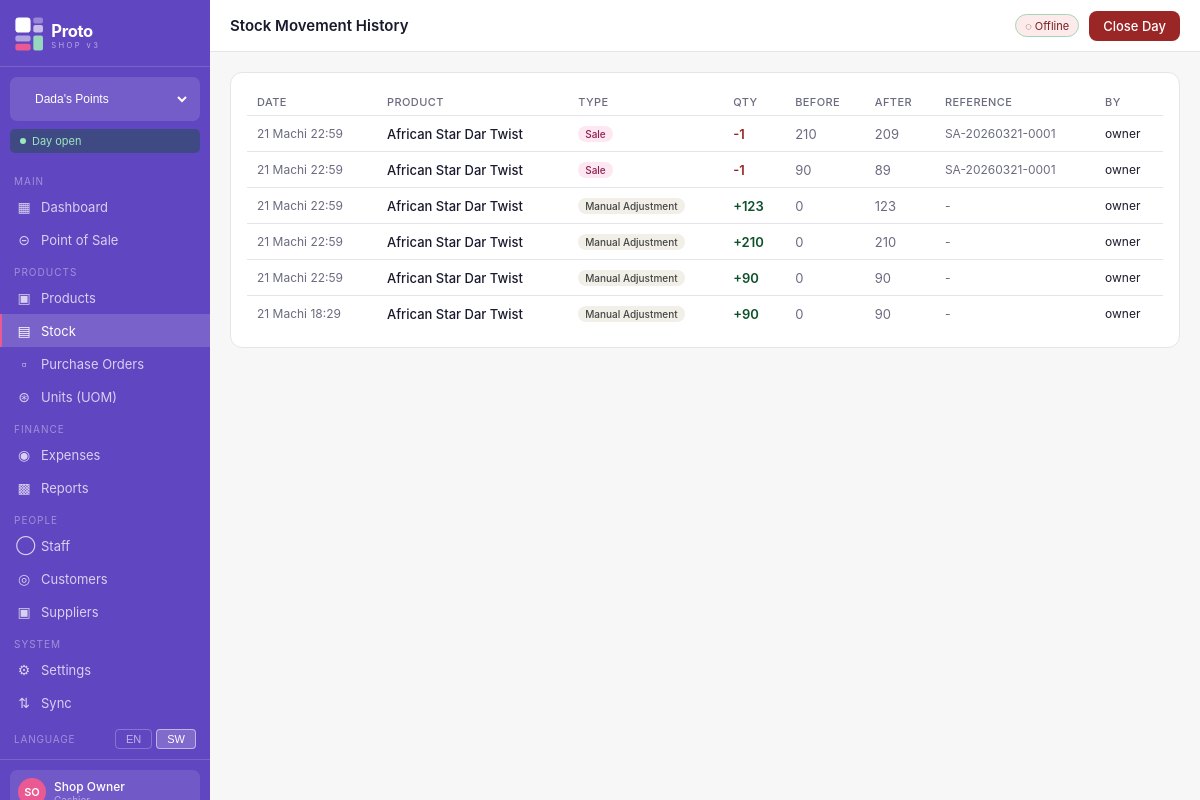
Before: /stock/movements/ (signed in) with the older database file.
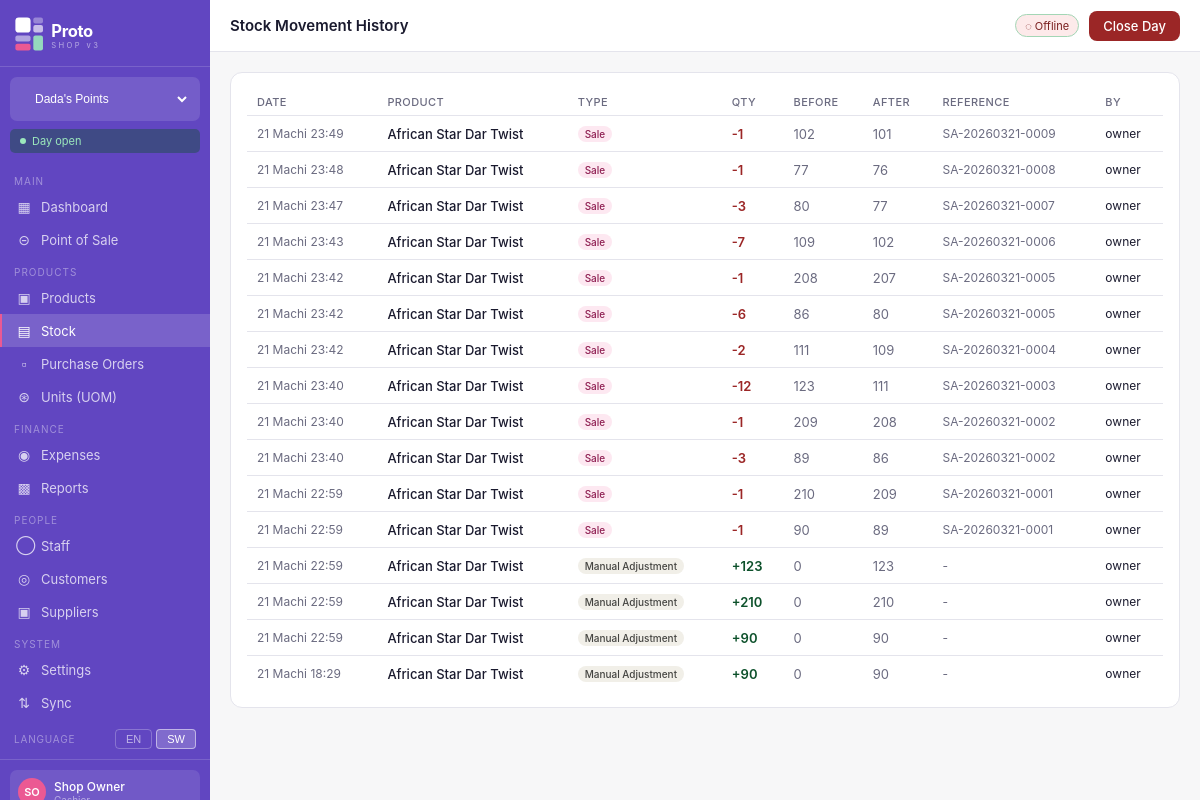
After: the same page with the newer database file.
### shops/models.py (models this page shows, shortened)
class Shop(models.Model):
    SHOP_TYPE_CHOICES = [
        ('handbags', 'Handbags'),
        ('hair', 'Hair Products'),
        ('home', 'Home Supplies'),
        ('other', 'Other'),
    ]
    name = models.CharField(max_length=100)
    shop_type = models.CharField(max_length=20, choices=SHOP_TYPE_CHOICES)
    address = models.TextField(blank=True)
    phone = models.CharField(max_length=20, blank=True)
    is_active = models.BooleanField(default=True)
    created_at = models.DateTimeField(auto_now_add=True)
    class Meta:
        ordering = ['name']

class UserShopAccess(models.Model):
    ROLE_CHOICES = [
        ('owner', 'Owner'),
        ('admin', 'Admin'),
        ('cashier', 'Cashier'),
    ]
    user = models.ForeignKey(User, on_delete=models.CASCADE, related_name='shop_access')
    shop = models.ForeignKey(Shop, on_delete=models.CASCADE, related_name='user_access')
    role = models.CharField(max_length=20, choices=ROLE_CHOICES, default='cashier')
    is_active = models.BooleanField(default=True)
    class Meta:
        unique_together = ('user', 'shop')

### stock/models.py (models this page shows, shortened)
class StockMovement(models.Model):
    MOVEMENT_TYPES = [
        ('sale', 'Sale'),
        ('purchase', 'Purchase / Restock'),
        ('adjustment', 'Manual Adjustment'),
        ('return', 'Customer Return'),
        ('transfer', 'Shop Transfer'),
        ('damage', 'Damage / Loss'),
        ('opening', 'Opening Stock'),
    ]
    product = models.ForeignKey(Product, on_delete=models.CASCADE, related_name='movements')
    variant = models.ForeignKey(ProductVariant, on_delete=models.CASCADE, null=True, blank=True)
    shop = models.ForeignKey(Shop, on_delete=models.CASCADE, related_name='stock_movements')
    movement_type = models.CharField(max_length=20, choices=MOVEMENT_TYPES)
    quantity = models.IntegerField()  # positive = in, negative = out
    quantity_before = models.IntegerField(default=0)
    quantity_after = models.IntegerField(default=0)
    reference = models.CharField(max_length=100, blank=True)  # PO number, sale number etc
    notes = models.TextField(blank=True)
    created_by = models.ForeignKey(User, on_delete=models.SET_NULL, null=True)
    created_at = models.DateTimeField(auto_now_add=True)
    class Meta:
        ordering = ['-created_at']

### products/models.py (models this page shows, shortened)
class Product(models.Model):
    name = models.CharField(max_length=200)
    sku = models.CharField(max_length=50, unique=True, blank=True)
    category = models.ForeignKey(Category, on_delete=models.SET_NULL, null=True, blank=True, related_name='products')
    shop = models.ForeignKey(Shop, on_delete=models.CASCADE, related_name='products')
    description = models.TextField(blank=True)
    image = models.ImageField(upload_to='products/', null=True, blank=True)
    selling_price = models.DecimalField(max_digits=12, decimal_places=2)
    buying_price  = models.DecimalField(max_digits=12, decimal_places=2)
    tax_inclusive = models.BooleanField(default=True)
    uom = models.ForeignKey(
        'units.UnitOfMeasure',
        on_delete=models.SET_NULL,
        null=True, blank=True,
        related_name='products',
        verbose_name='Unit of Measure',
        help_text='e.g. Piece, Kg, Litre, Packet'
    )
    track_stock = models.BooleanField(default=True)
    low_stock_threshold = models.IntegerField(default=10)
    is_active = models.BooleanField(default=True)
    has_variants = models.BooleanField(default=False)
    created_at = models.DateTimeField(auto_now_add=True)
    updated_at = models.DateTimeField(auto_now=True)
    class Meta:
        ordering = ['name']

### stock/views.py (the view)
# urls.py: path('movements/', views.movement_history, name='movements'),
@login_required
def movement_history(request):
    shop = get_current_shop(request)
    from django.core.paginator import Paginator
    movements_qs = StockMovement.objects.filter(shop=shop).select_related(
        'product', 'product__uom', 'created_by'
    ).order_by('-created_at')
    paginator = Paginator(movements_qs, 30)
    page_obj  = paginator.get_page(request.GET.get('page'))
    return render(request, 'stock/movements.html', {
        'movements': page_obj, 'page_obj': page_obj, 'shop': shop
    })

### shops/models.py (called while the page is built)
    @property
    def is_open(self):
        return self.status == 'open'

### stock/views.py (called while the page is built)
def get_current_shop(request):
    shop_id = request.session.get('current_shop_id')
    return Shop.objects.filter(id=shop_id).first() if shop_id else None

### templates/stock/movements.html (shortened to what this page needs)
{% extends "base.html" %}
{% block page_title %}Stock Movement History{% endblock %}
{% block content %}
<div class="card">
  <div class="table-wrap">
    <table>
      <thead><tr><th>Date</th><th>Product</th><th>Type</th><th>Qty</th><th>Before</th><th>After</th><th>Reference</th><th>By</th></tr></thead>
      <tbody>
        {% for m in movements %}
        <tr>
          <td style="font-size:12px;color:#6b6b80;white-space:nowrap">{{ m.created_at|date:"d M H:i" }}</td>
          <td style="font-weight:500">{{ m.product.name }}</td>
          <td><span class="badge {% if m.movement_type == 'sale' %}badge-pink{% elif m.movement_type == 'purchase' %}badge-green{% else %}badge-gray{% endif %}">{{ m.get_movement_type_display }}</span></td>
          <td style="font-weight:600;{% if m.quantity < 0 %}color:#9b2626{% else %}color:#0D512B{% endif %}">{% if m.quantity > 0 %}+{% endif %}{{ m.quantity }}</td>
          <td style="color:#6b6b80">{{ m.quantity_before }}</td>
          <td style="color:#6b6b80">{{ m.quantity_after }}</td>
          <td style="font-size:12px;color:#6b6b80">{{ m.reference|default:"-" }}</td>
          <td style="font-size:12px">{{ m.created_by.username|default:"-" }}</td>
        </tr>
        {% empty %}
        <tr><td colspan="8" style="text-align:center;padding:28px;color:#6b6b80">No movements yet.</td></tr>
        {% endfor %}
      </tbody>
    </table>
  </div>
</div>
{% endblock %}

### templates/base.html (shortened to what this page needs)
<!DOCTYPE html>
<html lang="en">
<head>
  <link rel="stylesheet" href="/static/css/proto.css">
</head>
<body>
<div class="app-layout">
  <aside class="sidebar">
    <div class="sidebar-logo">
      <a href="{% url 'dashboard' %}" style="display:flex;align-items:center;padding:2px 0;">
        <img src="/static/img/logo-white.svg" alt="Proto v3" style="height:36px;width:auto;">
      </a>
    </div>
    {% if all_accessible_shops %}
    <form method="post" action="{% url 'switch_shop' %}" class="shop-switcher">
      <select name="shop_id" onchange="this.form.submit()">
        {% for access in all_accessible_shops %}
          <option value="{{ access.shop.id }}"
            {% if access.shop.id == current_shop.id %}selected{% endif %}>
            {{ access.shop.name }}
          </option>
        {% endfor %}
      </select>
    </form>
    {% endif %}
    <div class="day-badge {% if day_is_open %}day-open{% else %}day-closed{% endif %}">
      <span class="day-dot"></span>
      {% if day_is_open %}Day open{% else %}Day closed{% endif %}
    </div>
    <nav class="sidebar-nav">
      <div class="nav-section">Main</div>
      <a href="{% url 'dashboard' %}" class="nav-item {% if request.resolver_match.url_name == 'dashboard' %}active{% endif %}">
        <span class="nav-icon">&#9638;</span> Dashboard
      </a>
      <a href="{% url 'pos:index' %}" class="nav-item {% if 'pos' in request.resolver_match.namespace %}active{% endif %}">
        <span class="nav-icon">&#8861;</span> Point of Sale
      </a>
      <div class="nav-section">Products</div>
      <a href="{% url 'products:list' %}" class="nav-item {% if request.resolver_match.namespace == 'products' %}active{% endif %}">
        <span class="nav-icon">&#9635;</span> Products
      </a>
      <a href="{% url 'stock:list' %}" class="nav-item {% if request.resolver_match.namespace == 'stock' %}active{% endif %}">
        <span class="nav-icon">&#9636;</span> Stock
      </a>
      <a href="{% url 'purchases:list' %}" class="nav-item {% if request.resolver_match.namespace == 'purchases' %}active{% endif %}">
        <span class="nav-icon">&#9643;</span> Purchase Orders
      </a>
      <a href="{% url 'units:list' %}" class="nav-item {% if request.resolver_match.namespace == 'units' %}active{% endif %}">
        <span class="nav-icon">&#8859;</span> Units (UOM)
      </a>
      <div class="nav-section">Finance</div>
      <a href="{% url 'expenses:list' %}" class="nav-item {% if request.resolver_match.namespace == 'expenses' %}active{% endif %}">
        <span class="nav-icon">&#9673;</span> Expenses
      </a>
      <a href="{% url 'reports:dashboard' %}" class="nav-item {% if request.resolver_match.namespace == 'reports' %}active{% endif %}">
        <span class="nav-icon">&#9641;</span> Reports
      </a>
      <div class="nav-section">People</div>
      <a href="{% url 'staff:list' %}" class="nav-item {% if request.resolver_match.namespace == 'staff' %}active{% endif %}">
        <span class="nav-icon">&#9711;</span> Staff
      </a>
      <a href="{% url 'customers:list' %}" class="nav-item {% if request.resolver_match.namespace == 'customers' %}active{% endif %}">
        <span class="nav-icon">&#9678;</span> Customers
      </a>
      <a href="{% url 'purchases:suppliers' %}" class="nav-item {% if request.resolver_match.url_name == 'suppliers' or request.resolver_match.url_name == 'supplier_create' %}active{% endif %}">
        <span class="nav-icon">&#9635;</span> Suppliers
      </a>
      <div class="nav-section">System</div>
      <a href="{% url 'settings:index' %}" class="nav-item {% if request.resolver_match.namespace == 'settings' %}active{% endif %}">
        <span class="nav-icon">&#9881;</span> Settings
      </a>
      <a href="{% url 'sync_engine:dashboard' %}" class="nav-item {% if request.resolver_match.namespace == 'sync_engine' %}active{% endif %}">
        <span class="nav-icon">&#8645;</span> Sync
      </a>
      <div class="nav-lang">
        <span class="nav-lang-label">Language</span>
        <div class="nav-lang-btns">
          <form method="post" action="{% url 'settings:change_language' %}" style="display:inline">
            <button type="submit" class="lang-btn {% if request.LANGUAGE_CODE == 'en' %}lang-active{% endif %}">EN</button>
          </form>
          <form method="post" action="{% url 'settings:change_language' %}" style="display:inline">
            <button type="submit" class="lang-btn {% if request.LANGUAGE_CODE != 'en' %}lang-active{% endif %}">SW</button>
          </form>
        </div>
      </div>
    </nav>
    <div class="sidebar-footer">
      <div class="user-chip">
        <div class="user-avatar">{{ request.user.first_name.0|default:request.user.username.0|upper }}{{ request.user.last_name.0|upper }}</div>
        <div>
          <div class="user-name">{{ request.user.get_full_name|default:request.user.username }}</div>
          <div class="user-role">{{ current_role|capfirst }}</div>
        </div>
      </div>
    </div>
  </aside>
  <div class="main-area">
    <header class="topbar">
      <div class="topbar-left">
        <h1 class="page-title">{% block page_title %}Dashboard{% endblock %}</h1>
      </div>
      <div class="topbar-right">
        <span class="sync-badge" id="sync-indicator" title="Click to sync">&#9679; Online</span>
        {% if day_is_open %}
          <a href="#" class="btn btn-danger" onclick="showCloseDayModal(); return false;">Close Day</a>
        {% else %}
          <a href="#" class="btn btn-success" onclick="showOpenDayModal(); return false;">Open Day</a>
        {% endif %}
      </div>
    </header>
    <main class="page-content">
      {% block content %}{% endblock %}
    </main>
  </div>
</div>
</body>
</html>

Changed rows visible on the page:
added StockMovement: created_at "21 Machi 23:49", product.name "African Star Dar Twist", movement_type "Sale", quantity "-1", quantity_before "102", quantity_after "101", reference "SA-20260321-0009", created_by.username "owner"
added StockMovement: created_at "21 Machi 23:48", product.name "African Star Dar Twist", movement_type "Sale", quantity "-1", quantity_before "77", quantity_after "76", reference "SA-20260321-0008", created_by.username "owner"
added StockMovement: created_at "21 Machi 23:47", product.name "African Star Dar Twist", movement_type "Sale", quantity "-3", quantity_before "80", quantity_after "77", reference "SA-20260321-0007", created_by.username "owner"
added StockMovement: created_at "21 Machi 23:43", product.name "African Star Dar Twist", movement_type "Sale", quantity "-7", quantity_before "109", quantity_after "102", reference "SA-20260321-0006", created_by.username "owner"
added StockMovement: created_at "21 Machi 23:42", product.name "African Star Dar Twist", movement_type "Sale", quantity "-1", quantity_before "208", quantity_after "207", reference "SA-20260321-0005", created_by.username "owner"
added StockMovement: created_at "21 Machi 23:42", product.name "African Star Dar Twist", movement_type "Sale", quantity "-6", quantity_before "86", quantity_after "80", reference "SA-20260321-0005", created_by.username "owner"
added StockMovement: created_at "21 Machi 23:42", product.name "African Star Dar Twist", movement_type "Sale", quantity "-2", quantity_before "111", quantity_after "109", reference "SA-20260321-0004", created_by.username "owner"
added StockMovement: created_at "21 Machi 23:40", product.name "African Star Dar Twist", movement_type "Sale", quantity "-12", quantity_before "123", quantity_after "111", reference "SA-20260321-0003", created_by.username "owner"
added StockMovement: created_at "21 Machi 23:40", product.name "African Star Dar Twist", movement_type "Sale", quantity "-1", quantity_before "209", quantity_after "208", reference "SA-20260321-0002", created_by.username "owner"
added StockMovement: created_at "21 Machi 23:40", product.name "African Star Dar Twist", movement_type "Sale", quantity "-3", quantity_before "89", quantity_after "86", reference "SA-20260321-0002", created_by.username "owner"
